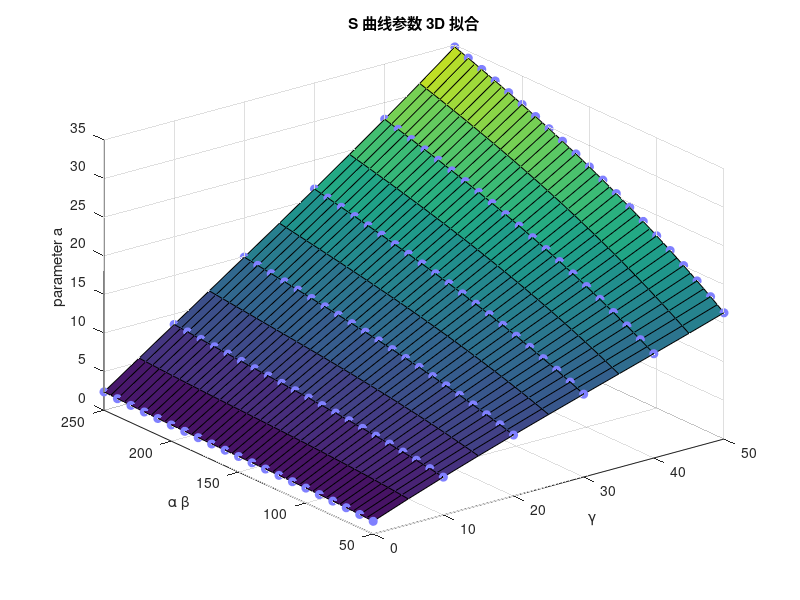

Reproduce this figure in MATLAB.
% 给定矩阵 C
C1 = [9.34e-1 2.30e-1 -2.25e-3 1.86e-5;
     1.97e-2 2.44e-3 6.58e-6 0;
    -1.24e-4 -3.34e-6 0 0;
     2.73e-7 0 0 0];

% 定义变化范围
alpha_beta_values = 50:5:250;
gamma_values = 0:5:50;

% 初始化结果矩阵
z_values1 = zeros(length(alpha_beta_values), length(gamma_values));

% 计算 z
for alpha_beta_index = 1:length(alpha_beta_values)
    for gamma_index = 1:length(gamma_values)
        alpha_beta = alpha_beta_values(alpha_beta_index);
        gamma = gamma_values(gamma_index);
        
        % 计算 z
        z_values1(alpha_beta_index, gamma_index) = sum(sum(C1 .* (alpha_beta).^((0:3)' * ones(1, 4)) .* gamma.^(0:3)));
    end
end

% 三维图像呈现
figure;
surf(gamma_values, alpha_beta_values, z_values1);
xlabel('\gamma');
ylabel('\alpha \beta');
zlabel('parameter a');
title('S 曲线参数 3D 拟合');
grid on;

% 在原图像上用点突出显示特定的点（浅蓝色）
hold on;

highlight_points_alpha_beta = 50:10:250;
highlight_points_gamma = 0:10:50;

[X, Y] = meshgrid(highlight_points_gamma, highlight_points_alpha_beta);
Z = interp2(gamma_values, alpha_beta_values, z_values1, X, Y);

scatter3(X(:), Y(:), Z(:), 'MarkerEdgeColor', [0.5 0.5 1], 'MarkerFaceColor', [0.5 0.5 1]);

hold off;
